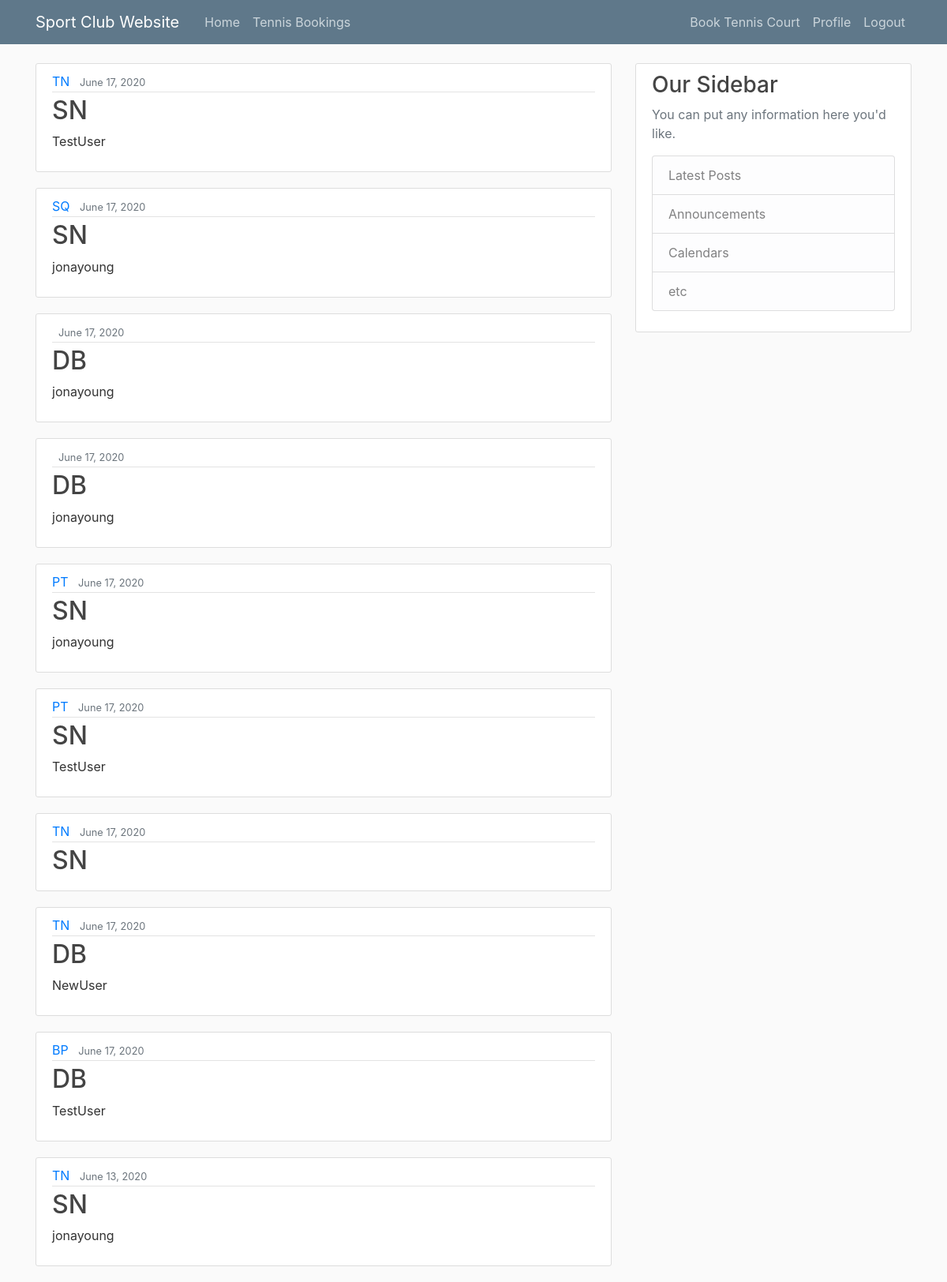
Before: /bookings/tennis/ (signed in) with the older database file.
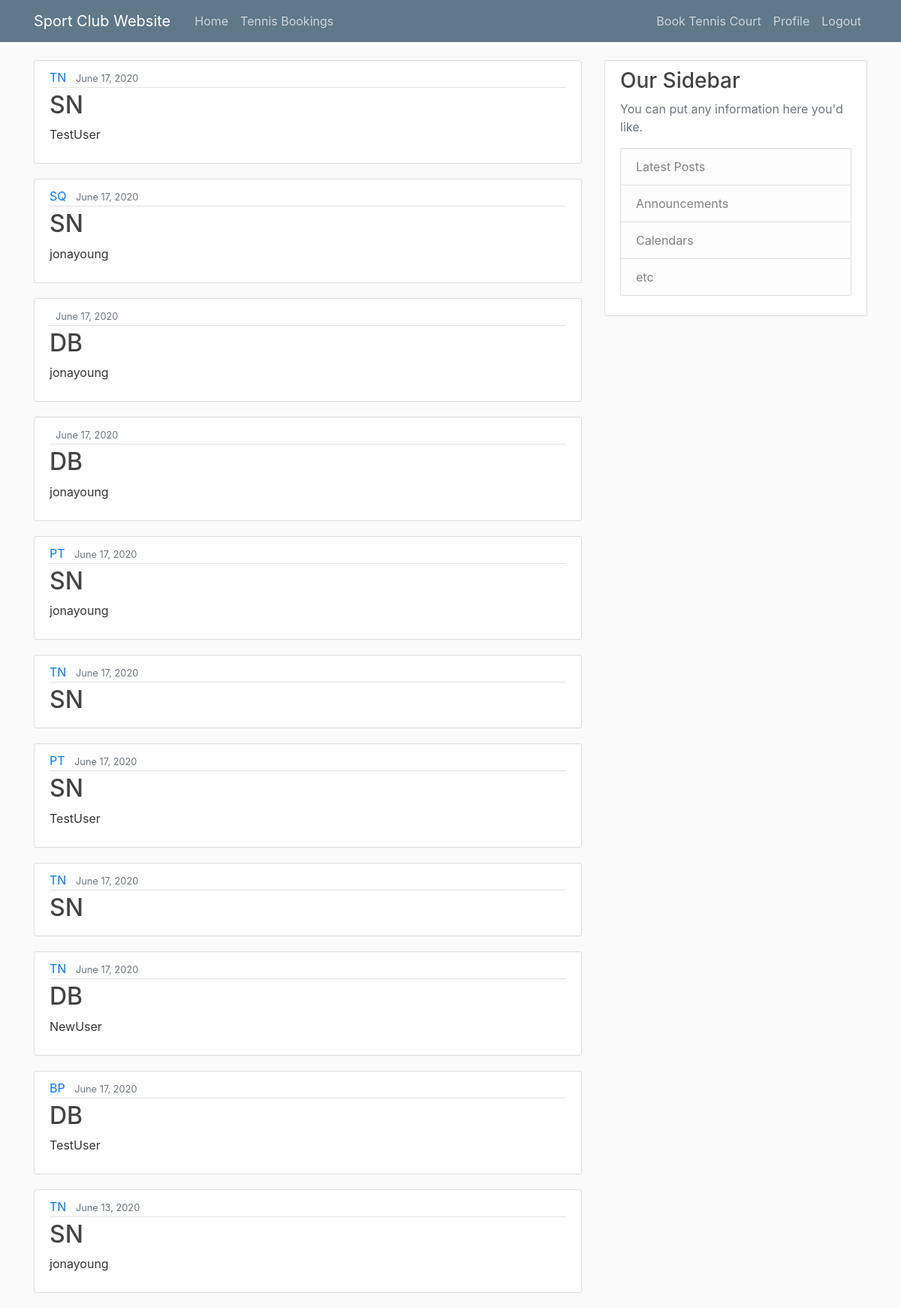
After: the same page with the newer database file.
### bookings/models.py (models this page shows, shortened)
class courtBooking(models.Model):
    sportChoice = [
        ('TN', 'Tennis'),
        ('SQ', 'Squash'),
        ('BP', 'Badminton / Pickleball'),
        ('PT', 'Platform Tennis'),
    ]
    cTime = [
        ('5:40 AM', '5:40 AM'),
        ('6:00 AM', '6:00 AM'),
        ('6:20 AM', '6:20 AM'),
        ('7:00 AM', '7:00 AM'),
        ('7:40 AM', '7:40 AM'),
        ('8:00 AM', '8:00 AM'),
        ('8:20 AM', '8:20 AM'),
        ('9:00 AM', '9:00 AM'),
        ('9:40 AM', '9:40 AM'),
        ('10:00 AM', '10:00 AM'),
        ('10:20 AM', '10:20 AM'),
        ('11:00 AM', '11:00 AM'),
        ('11:40 AM', '11:40 AM'),
        ('12:00 PM', '12:00 PM'),
        ('12:15 PM', '12:15 PM'),
        ('12:20 PM', '12:20 PM'),
        ('1:00 PM', '1:00 PM'),
        ('1:15 PM', '1:15 PM'),
        ('1:40 PM', '1:40 PM'),
        ('2:00 PM', '2:00 PM'),
        ('2:15 PM', '2:15 PM'),
        ('2:20 PM', '2:20 PM'),
        ('3:00 PM', '3:00 PM'),
        ('3:30 PM', '3:30 PM'),
        ('3:40 PM', '3:40 PM'),
        ('4:00 PM', '4:00 PM'),
        ('4:20 PM', '4:20 PM'),
        ('4:30 PM', '4:30 PM'),
        ('5:00 PM', '5:00 PM'),
        ('5:30 PM', '5:30 PM'),
        ('5:40 PM', '5:40 PM'),
        ('6:00 PM', '6:00 PM'),
        ('6:20 PM', '6:20 PM'),
        ('6:30 PM', '6:30 PM'),
        ('7:00 PM', '7:00 PM'),
        ('7:30 PM', '7:30 PM'),
        ('7:40 PM', '7:40 PM'),
        ('8:00 PM', '8:00 PM'),
        ('8:20 PM', '8:20 PM'),
        ('8:30 PM', '8:30 PM'),
        ('9:00 PM', '9:00 PM'),
        ('9:30 PM', '9:30 PM'),
        ('9:40 PM', '9:40 PM'),
    ]
    sport = models.CharField(max_length=2, choices=sportChoice)
    courtDate = models.DateField(default=timezone.now)
    courtTime = models.CharField(max_length=8, choices=cTime)
    courtLocation = models.CharField(max_length=3, choices=[('B&R', 'B&R'), ('UCC', 'UCC')])
    courtNumber = models.CharField(max_length=1, choices=[
        ('1', 'Court 1'),
        ('2', 'Court 2'),
        ('3', 'Court 3'),
        ('4', 'Court 4')
    ])
    courtPlay = models.CharField(max_length=2, choices=[('SN', 'Singles'), ('DB', 'Doubles')])
    player1 = models.ManyToManyField(User, related_name='player1')
    player2 = models.ManyToManyField(User, related_name='player2')
    player3 = models.ManyToManyField(User, related_name='player3', blank=True)
    player4 = models.ManyToManyField(User, related_name='player4', blank=True)
    comments = models.TextField(max_length=200)
    author = models.ForeignKey(User, on_delete=models.CASCADE)
    '''
    Notification Emails - Y/N that automates sending emails based off any changes

    Ideally would like to change court numbers based off sport and location...may be a front-end script
    where if 'value' from element is selected, adjust options for certain other form field.

    TODO - To display data from models as a calendar
    This may only be good as a Program Registration Calendar and not particularly a Daily Court Booking
    Schedule

    https://www.huiwenteo.com/normal/2018/07/24/django-calendar.html
    https://medium.com/@unionproject88/django-and-python-calendar-e647a8eccff6


    TODO - To display Court Booking Schedule in Hourly format

    TODO - Set limits on hours a court can be booked

    Provide the choices I have but if I need to refer to it, will have to convert it to a datetimeobject using strptime()


    '''

### bookings/views.py (the view)
# urls.py: path('tennis/', TennisListView.as_view(), name='booking-tennis'),
class TennisListView(LoginRequiredMixin, ListView):
    model = courtBooking
    template_name = 'bookings/tennis.html'
    context_object_name = 'bookings'
    ordering = ['-courtDate', 'courtTime']

### bookings/templates/bookings/tennis.html
{% extends "members/base.html" %}
{% block content %}
    {% for booking in bookings %}
        <article class="media content-section">
          <div class="media-body">
            <div class="article-metadata">
              <a class="mr-2" href="{% url 'detail-tennis' booking.id %}">{{ booking.sport }}</a>
              <small class="text-muted">{{ booking.courtDate|date:"F d, Y" }}</small>
            </div>
            <h2><a class="article-title" href="#">{{ booking.courtPlay }}</a></h2>
            {% for player in booking.player1.all %}
              <p class="article-content">{{ player }}</p>
            {% endfor %}
          </div>
        </article>
    {% endfor %}
{% endblock content %}

### members/templates/members/base.html (shortened to what this page needs)
{% load static %}
<!DOCTYPE html>
<html>
<head>
    <link rel="stylesheet" href="https://maxcdn.bootstrapcdn.com/bootstrap/4.0.0/css/bootstrap.min.css">
    <link rel="stylesheet" type="text/css" href="{% static 'members/main.css' %}">
</head>
<body>
    <header class="site-header">
      <nav class="navbar navbar-expand-md navbar-dark bg-steel fixed-top">
        <div class="container">
          <a class="navbar-brand mr-4" href="{% url 'member-home' %}">Sport Club Website</a>
          <div class="collapse navbar-collapse" id="navbarToggle">
            <div class="navbar-nav mr-auto">
              <a class="nav-item nav-link" href="{% url 'member-home' %}">Home</a>
              <a class="nav-item nav-link" href="{% url 'booking-tennis' %}">Tennis Bookings</a>
            </div>
            <div class="navbar-nav">
              {% if user.is_authenticated %}
                <a class="nav-item nav-link" href="{% url 'create-tennis' %}">Book Tennis Court</a>
                <a class="nav-item nav-link" href="{% url 'profile' %}">Profile</a>
                <a class="nav-item nav-link" href="{% url 'logout' %}">Logout</a>
              {% else %}
                <a class="nav-item nav-link" href="{% url 'login' %}">Login</a>
              {% endif %}
            </div>
          </div>
        </div>
      </nav>
    </header>
    <main role="main" class="container">
      <div class="row">
        <div class="col-md-8">
          {% block content %}{% endblock %}
        </div>
        <div class="col-md-4">
          <div class="content-section">
            <h3>Our Sidebar</h3>
            <p class='text-muted'>You can put any information here you'd like.
              <ul class="list-group">
                <li class="list-group-item list-group-item-light">Latest Posts</li>
                <li class="list-group-item list-group-item-light">Announcements</li>
                <li class="list-group-item list-group-item-light">Calendars</li>
                <li class="list-group-item list-group-item-light">etc</li>
              </ul>
            </p>
          </div>
        </div>
      </div>
    </main>
</body>
</html>

### members/static/members/main.css (style rules this page uses)
body { background: #fafafa; color: #333333; margin-top: 5rem; }
h1, h2, h3, h4, h5, h6 { color: #444444; }
ul { margin: 0; }
.bg-steel { background-color: #5f788a; }
.site-header .navbar-nav .nav-link { color: #cbd5db; }
.content-section { background: #ffffff; padding: 10px 20px; border: 1px solid #dddddd; border-radius: 3px; margin-bottom: 20px; }
.article-title { color: #444444; }
.article-content { white-space: pre-line; }
.article-metadata { padding-bottom: 1px; margin-bottom: 4px; border-bottom: 1px solid #e3e3e3 }

Changed rows visible on the page:
added courtBooking: sport "TN", courtDate "June 17, 2020", courtPlay "SN"
